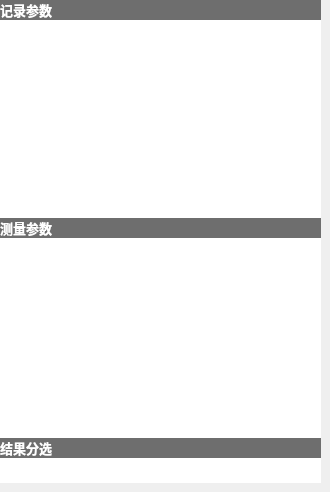
               <widget class="QWidget" name="tab_4">
                <attribute name="title">
                 <string>样品4</string>
                </attribute>
                <widget class="QTableView" name="tableView_22">
                 <property name="geometry">
                  <rect>
                   <x>0</x>
                   <y>458</y>
                   <width>321</width>
                   <height>25</height>
                  </rect>
                 </property>
                 <property name="styleSheet">
                  <string notr="true">gridline-color: rgb(230, 230, 230);
border:rgb(230,230, 230);</string>
                 </property>
                </widget>
                <widget class="QTableView" name="tableView_23">
                 <property name="geometry">
                  <rect>
                   <x>0</x>
                   <y>408</y>
                   <width>321</width>
                   <height>31</height>
                  </rect>
                 </property>
                 <property name="styleSheet">
                  <string notr="true">gridline-color: rgb(230, 230, 230);
 border:rgb(230, 230, 230);
</string>
                 </property>
                </widget>
                <widget class="QLabel" name="label_15">
                 <property name="geometry">
                  <rect>
                   <x>0</x>
                   <y>218</y>
                   <width>321</width>
                   <height>20</height>
                  </rect>
                 </property>
                 <property name="styleSheet">
                  <string notr="true">background-color: rgb(110,110,110)</string>
                 </property>
                 <property name="text">
                  <string>&lt;html&gt;&lt;head/&gt;&lt;body&gt;&lt;p&gt;&lt;span style=&quot; font-size:10pt; font-weight:600; color:#ffffff;&quot;&gt;测量参数&lt;/span&gt;&lt;/p&gt;&lt;/body&gt;&lt;/html&gt;</string>
                 </property>
                 <property name="textFormat">
                  <enum>Qt::RichText</enum>
                 </property>
                 <property name="alignment">
                  <set>Qt::AlignBottom|Qt::AlignLeading|Qt::AlignLeft</set>
                 </property>
                </widget>
                <widget class="QTableView" name="tableView_24">
                 <property name="geometry">
                  <rect>
                   <x>0</x>
                   <y>238</y>
                   <width>321</width>
                   <height>100</height>
                  </rect>
                 </property>
                 <property name="styleSheet">
                  <string notr="true">gridline-color: rgb(230, 230, 230);
 border:rgb(230, 230, 230);
</string>
                 </property>
                </widget>
                <widget class="QTableView" name="tableView_25">
                 <property name="geometry">
                  <rect>
                   <x>0</x>
                   <y>143</y>
                   <width>321</width>
                   <height>75</height>
                  </rect>
                 </property>
                 <property name="styleSheet">
                  <string notr="true">gridline-color: rgb(230, 230, 230);
 border:rgb(230, 230, 230);
</string>
                 </property>
                </widget>
                <widget class="QTableView" name="tableView_26">
                 <property name="geometry">
                  <rect>
                   <x>0</x>
                   <y>336</y>
                   <width>321</width>
                   <height>75</height>
                  </rect>
                 </property>
                 <property name="styleSheet">
                  <string notr="true">gridline-color: rgb(230, 230, 230);
 border:rgb(230, 230, 230);
</string>
                 </property>
                </widget>
                <widget class="QTableView" name="tableView_27">
                 <property name="geometry">
                  <rect>
                   <x>0</x>
                   <y>119</y>
                   <width>321</width>
                   <height>25</height>
                  </rect>
                 </property>
                 <property name="styleSheet">
                  <string notr="true">gridline-color: rgb(230, 230, 230);
 border:rgb(230, 230, 230);
</string>
                 </property>
                </widget>
                <widget class="QLabel" name="label_16">
                 <property name="geometry">
                  <rect>
                   <x>0</x>
                   <y>0</y>
                   <width>321</width>
                   <height>20</height>
                  </rect>
                 </property>
                 <property name="styleSheet">
                  <string notr="true">background-color: rgb(110,110,110)</string>
                 </property>
                 <property name="text">
                  <string>&lt;html&gt;&lt;head/&gt;&lt;body&gt;&lt;p&gt;&lt;span style=&quot; font-size:10pt; font-weight:600; color:#ffffff;&quot;&gt;记录参数&lt;/span&gt;&lt;/p&gt;&lt;/body&gt;&lt;/html&gt;</string>
                 </property>
                 <property name="textFormat">
                  <enum>Qt::RichText</enum>
                 </property>
                 <property name="alignment">
                  <set>Qt::AlignBottom|Qt::AlignLeading|Qt::AlignLeft</set>
                 </property>
                </widget>
                <widget class="QLabel" name="label_17">
                 <property name="geometry">
                  <rect>
                   <x>0</x>
                   <y>438</y>
                   <width>321</width>
                   <height>20</height>
                  </rect>
                 </property>
                 <property name="styleSheet">
                  <string notr="true">background-color: rgb(110,110,110)</string>
                 </property>
                 <property name="text">
                  <string>&lt;html&gt;&lt;head/&gt;&lt;body&gt;&lt;p&gt;&lt;span style=&quot; font-size:10pt; font-weight:600; color:#ffffff;&quot;&gt;结果分选&lt;/span&gt;&lt;/p&gt;&lt;/body&gt;&lt;/html&gt;</string>
                 </property>
                 <property name="textFormat">
                  <enum>Qt::RichText</enum>
                 </property>
                 <property name="alignment">
                  <set>Qt::AlignBottom|Qt::AlignLeading|Qt::AlignLeft</set>
                 </property>
                </widget>
                <widget class="QTableView" name="tableView_28">
                 <property name="geometry">
                  <rect>
                   <x>0</x>
                   <y>20</y>
                   <width>321</width>
                   <height>100</height>
                  </rect>
                 </property>
                 <property name="styleSheet">
                  <string notr="true">gridline-color: rgb(230, 230, 230);
 border:rgb(230, 230, 230);
</string>
                 </property>
                </widget>
                <zorder>tableView_22</zorder>
                <zorder>tableView_23</zorder>
                <zorder>label_15</zorder>
                <zorder>tableView_25</zorder>
                <zorder>tableView_26</zorder>
                <zorder>tableView_27</zorder>
                <zorder>label_16</zorder>
                <zorder>label_17</zorder>
                <zorder>tableView_28</zorder>
                <zorder>tableView_24</zorder>
               </widget>
